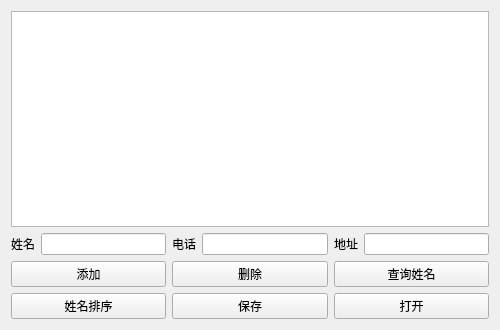
<?xml version="1.0" encoding="UTF-8"?>
<ui version="4.0">
 <class>Widget</class>
 <widget class="QWidget" name="Widget">
  <property name="geometry">
   <rect>
    <x>0</x>
    <y>0</y>
    <width>500</width>
    <height>330</height>
   </rect>
  </property>
  <property name="windowTitle">
   <string>Widget</string>
  </property>
  <layout class="QVBoxLayout" name="verticalLayout">
   <item>
    <widget class="QListWidget" name="listWidget"/>
   </item>
   <item>
    <layout class="QHBoxLayout" name="horizontalLayout">
     <item>
      <widget class="QLabel" name="label">
       <property name="text">
        <string>姓名</string>
       </property>
      </widget>
     </item>
     <item>
      <widget class="QLineEdit" name="lineEditName"/>
     </item>
     <item>
      <widget class="QLabel" name="label_2">
       <property name="text">
        <string>电话</string>
       </property>
      </widget>
     </item>
     <item>
      <widget class="QLineEdit" name="lineEditPhone"/>
     </item>
     <item>
      <widget class="QLabel" name="label_3">
       <property name="text">
        <string>地址</string>
       </property>
      </widget>
     </item>
     <item>
      <widget class="QLineEdit" name="lineEditAddress"/>
     </item>
    </layout>
   </item>
   <item>
    <layout class="QGridLayout" name="gridLayout">
     <item row="0" column="0">
      <widget class="QPushButton" name="pushButtonAdd">
       <property name="text">
        <string>添加</string>
       </property>
      </widget>
     </item>
     <item row="0" column="1">
      <widget class="QPushButton" name="pushButtonDel">
       <property name="text">
        <string>删除</string>
       </property>
      </widget>
     </item>
     <item row="0" column="2">
      <widget class="QPushButton" name="pushButtonFind">
       <property name="text">
        <string>查询姓名</string>
       </property>
      </widget>
     </item>
     <item row="1" column="0">
      <widget class="QPushButton" name="pushButtonSort">
       <property name="text">
        <string>姓名排序</string>
       </property>
      </widget>
     </item>
     <item row="1" column="1">
      <widget class="QPushButton" name="pushButtonSave">
       <property name="text">
        <string>保存</string>
       </property>
      </widget>
     </item>
     <item row="1" column="2">
      <widget class="QPushButton" name="pushButtonOpen">
       <property name="text">
        <string>打开</string>
       </property>
      </widget>
     </item>
    </layout>
   </item>
  </layout>
 </widget>
 <layoutdefault spacing="6" margin="11"/>
 <resources/>
 <connections/>
</ui>
